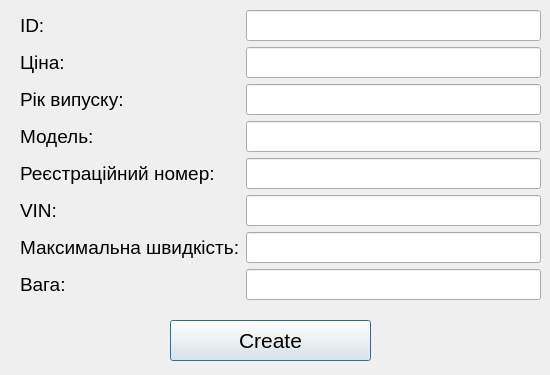
<?xml version="1.0" encoding="UTF-8"?>
<ui version="4.0">
 <class>CreateBike</class>
 <widget class="QDialog" name="CreateBike">
  <property name="geometry">
   <rect>
    <x>0</x>
    <y>0</y>
    <width>550</width>
    <height>375</height>
   </rect>
  </property>
  <property name="windowTitle">
   <string>Dialog</string>
  </property>
  <property name="styleSheet">
   <string notr="true"/>
  </property>
  <widget class="QWidget" name="formWidget" native="true">
   <property name="geometry">
    <rect>
     <x>20</x>
     <y>10</y>
     <width>521</width>
     <height>301</height>
    </rect>
   </property>
   <layout class="QFormLayout" name="formLayout">
    <item row="0" column="0">
     <widget class="QLabel" name="label_2">
      <property name="font">
       <font>
        <pointsize>14</pointsize>
       </font>
      </property>
      <property name="styleSheet">
       <string notr="true"/>
      </property>
      <property name="text">
       <string>ID:</string>
      </property>
     </widget>
    </item>
    <item row="0" column="1">
     <widget class="QLineEdit" name="idLe">
      <property name="font">
       <font>
        <pointsize>14</pointsize>
       </font>
      </property>
     </widget>
    </item>
    <item row="1" column="0">
     <widget class="QLabel" name="label_3">
      <property name="font">
       <font>
        <pointsize>14</pointsize>
       </font>
      </property>
      <property name="styleSheet">
       <string notr="true"/>
      </property>
      <property name="text">
       <string>Ціна:</string>
      </property>
     </widget>
    </item>
    <item row="1" column="1">
     <widget class="QLineEdit" name="priceLe">
      <property name="font">
       <font>
        <pointsize>14</pointsize>
       </font>
      </property>
     </widget>
    </item>
    <item row="2" column="0">
     <widget class="QLabel" name="label_4">
      <property name="font">
       <font>
        <pointsize>14</pointsize>
       </font>
      </property>
      <property name="styleSheet">
       <string notr="true"/>
      </property>
      <property name="text">
       <string>Рік випуску:</string>
      </property>
     </widget>
    </item>
    <item row="2" column="1">
     <widget class="QLineEdit" name="yearofManufactureLe">
      <property name="font">
       <font>
        <pointsize>14</pointsize>
       </font>
      </property>
     </widget>
    </item>
    <item row="3" column="0">
     <widget class="QLabel" name="label_5">
      <property name="font">
       <font>
        <pointsize>14</pointsize>
       </font>
      </property>
      <property name="styleSheet">
       <string notr="true"/>
      </property>
      <property name="text">
       <string>Модель:</string>
      </property>
     </widget>
    </item>
    <item row="3" column="1">
     <widget class="QLineEdit" name="modelsLe">
      <property name="font">
       <font>
        <pointsize>14</pointsize>
       </font>
      </property>
     </widget>
    </item>
    <item row="4" column="0">
     <widget class="QLabel" name="label_6">
      <property name="font">
       <font>
        <pointsize>14</pointsize>
       </font>
      </property>
      <property name="styleSheet">
       <string notr="true"/>
      </property>
      <property name="text">
       <string>Реєстраційний номер:</string>
      </property>
     </widget>
    </item>
    <item row="4" column="1">
     <widget class="QLineEdit" name="registrationNumberLe">
      <property name="font">
       <font>
        <pointsize>14</pointsize>
       </font>
      </property>
     </widget>
    </item>
    <item row="5" column="0">
     <widget class="QLabel" name="label_7">
      <property name="font">
       <font>
        <pointsize>14</pointsize>
       </font>
      </property>
      <property name="styleSheet">
       <string notr="true"/>
      </property>
      <property name="text">
       <string>VIN:</string>
      </property>
     </widget>
    </item>
    <item row="5" column="1">
     <widget class="QLineEdit" name="vinLe">
      <property name="font">
       <font>
        <pointsize>14</pointsize>
       </font>
      </property>
     </widget>
    </item>
    <item row="6" column="0">
     <widget class="QLabel" name="label_8">
      <property name="font">
       <font>
        <pointsize>14</pointsize>
       </font>
      </property>
      <property name="styleSheet">
       <string notr="true"/>
      </property>
      <property name="text">
       <string>Максимальна швидкість:</string>
      </property>
     </widget>
    </item>
    <item row="6" column="1">
     <widget class="QLineEdit" name="maximumSpeedLe">
      <property name="font">
       <font>
        <pointsize>14</pointsize>
       </font>
      </property>
     </widget>
    </item>
    <item row="7" column="0">
     <widget class="QLabel" name="label_9">
      <property name="font">
       <font>
        <pointsize>14</pointsize>
       </font>
      </property>
      <property name="styleSheet">
       <string notr="true"/>
      </property>
      <property name="text">
       <string>Вага:</string>
      </property>
     </widget>
    </item>
    <item row="7" column="1">
     <widget class="QLineEdit" name="weightLe">
      <property name="font">
       <font>
        <pointsize>14</pointsize>
       </font>
      </property>
     </widget>
    </item>
   </layout>
  </widget>
  <widget class="QPushButton" name="confirmBikeButton">
   <property name="geometry">
    <rect>
     <x>170</x>
     <y>320</y>
     <width>201</width>
     <height>41</height>
    </rect>
   </property>
   <property name="font">
    <font>
     <pointsize>16</pointsize>
    </font>
   </property>
   <property name="styleSheet">
    <string notr="true"/>
   </property>
   <property name="text">
    <string>Create</string>
   </property>
  </widget>
 </widget>
 <resources/>
 <connections/>
</ui>
